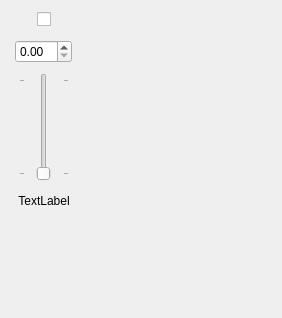
<?xml version="1.0" encoding="UTF-8"?>
<ui version="4.0">
 <class>Form</class>
 <widget class="QWidget" name="Form">
  <property name="geometry">
   <rect>
    <x>0</x>
    <y>0</y>
    <width>282</width>
    <height>318</height>
   </rect>
  </property>
  <property name="windowTitle">
   <string>Form</string>
  </property>
  <widget class="QWidget" name="layoutWidget">
   <property name="geometry">
    <rect>
     <x>0</x>
     <y>0</y>
     <width>88</width>
     <height>221</height>
    </rect>
   </property>
   <layout class="QVBoxLayout" name="verticalLayout">
    <property name="spacing">
     <number>0</number>
    </property>
    <property name="sizeConstraint">
     <enum>QLayout::SetDefaultConstraint</enum>
    </property>
    <item>
     <spacer name="verticalSpacer_3">
      <property name="orientation">
       <enum>Qt::Vertical</enum>
      </property>
      <property name="sizeType">
       <enum>QSizePolicy::Maximum</enum>
      </property>
      <property name="sizeHint" stdset="0">
       <size>
        <width>20</width>
        <height>10</height>
       </size>
      </property>
     </spacer>
    </item>
    <item>
     <layout class="QHBoxLayout" name="horizontalLayout_3">
      <item>
       <spacer name="horizontalSpacer_5">
        <property name="orientation">
         <enum>Qt::Horizontal</enum>
        </property>
        <property name="sizeHint" stdset="0">
         <size>
          <width>40</width>
          <height>20</height>
         </size>
        </property>
       </spacer>
      </item>
      <item>
       <widget class="QCheckBox" name="checkBox">
        <property name="text">
         <string/>
        </property>
       </widget>
      </item>
      <item>
       <spacer name="horizontalSpacer_6">
        <property name="orientation">
         <enum>Qt::Horizontal</enum>
        </property>
        <property name="sizeHint" stdset="0">
         <size>
          <width>40</width>
          <height>20</height>
         </size>
        </property>
       </spacer>
      </item>
     </layout>
    </item>
    <item>
     <spacer name="verticalSpacer_2">
      <property name="orientation">
       <enum>Qt::Vertical</enum>
      </property>
      <property name="sizeType">
       <enum>QSizePolicy::Maximum</enum>
      </property>
      <property name="sizeHint" stdset="0">
       <size>
        <width>20</width>
        <height>10</height>
       </size>
      </property>
     </spacer>
    </item>
    <item>
     <layout class="QHBoxLayout" name="horizontalLayout_2">
      <item>
       <spacer name="horizontalSpacer_3">
        <property name="orientation">
         <enum>Qt::Horizontal</enum>
        </property>
        <property name="sizeHint" stdset="0">
         <size>
          <width>40</width>
          <height>20</height>
         </size>
        </property>
       </spacer>
      </item>
      <item>
       <widget class="QDoubleSpinBox" name="doubleSpinBox"/>
      </item>
      <item>
       <spacer name="horizontalSpacer_4">
        <property name="orientation">
         <enum>Qt::Horizontal</enum>
        </property>
        <property name="sizeHint" stdset="0">
         <size>
          <width>40</width>
          <height>20</height>
         </size>
        </property>
       </spacer>
      </item>
     </layout>
    </item>
    <item>
     <spacer name="verticalSpacer">
      <property name="orientation">
       <enum>Qt::Vertical</enum>
      </property>
      <property name="sizeType">
       <enum>QSizePolicy::Maximum</enum>
      </property>
      <property name="sizeHint" stdset="0">
       <size>
        <width>20</width>
        <height>10</height>
       </size>
      </property>
     </spacer>
    </item>
    <item>
     <layout class="QHBoxLayout" name="horizontalLayout">
      <item>
       <spacer name="horizontalSpacer">
        <property name="orientation">
         <enum>Qt::Horizontal</enum>
        </property>
        <property name="sizeHint" stdset="0">
         <size>
          <width>5</width>
          <height>20</height>
         </size>
        </property>
       </spacer>
      </item>
      <item>
       <widget class="QSlider" name="verticalSlider">
        <property name="sizePolicy">
         <sizepolicy hsizetype="Fixed" vsizetype="MinimumExpanding">
          <horstretch>0</horstretch>
          <verstretch>0</verstretch>
         </sizepolicy>
        </property>
        <property name="minimumSize">
         <size>
          <width>50</width>
          <height>0</height>
         </size>
        </property>
        <property name="orientation">
         <enum>Qt::Vertical</enum>
        </property>
        <property name="tickPosition">
         <enum>QSlider::TicksBothSides</enum>
        </property>
        <property name="tickInterval">
         <number>100</number>
        </property>
       </widget>
      </item>
      <item>
       <spacer name="horizontalSpacer_2">
        <property name="orientation">
         <enum>Qt::Horizontal</enum>
        </property>
        <property name="sizeHint" stdset="0">
         <size>
          <width>5</width>
          <height>20</height>
         </size>
        </property>
       </spacer>
      </item>
     </layout>
    </item>
    <item>
     <spacer name="verticalSpacer_4">
      <property name="orientation">
       <enum>Qt::Vertical</enum>
      </property>
      <property name="sizeType">
       <enum>QSizePolicy::Maximum</enum>
      </property>
      <property name="sizeHint" stdset="0">
       <size>
        <width>20</width>
        <height>10</height>
       </size>
      </property>
     </spacer>
    </item>
    <item>
     <layout class="QHBoxLayout" name="horizontalLayout_4">
      <item>
       <spacer name="horizontalSpacer_7">
        <property name="orientation">
         <enum>Qt::Horizontal</enum>
        </property>
        <property name="sizeHint" stdset="0">
         <size>
          <width>40</width>
          <height>20</height>
         </size>
        </property>
       </spacer>
      </item>
      <item>
       <widget class="QLabel" name="label">
        <property name="sizePolicy">
         <sizepolicy hsizetype="Preferred" vsizetype="Fixed">
          <horstretch>0</horstretch>
          <verstretch>0</verstretch>
         </sizepolicy>
        </property>
        <property name="text">
         <string>TextLabel</string>
        </property>
        <property name="alignment">
         <set>Qt::AlignCenter</set>
        </property>
       </widget>
      </item>
      <item>
       <spacer name="horizontalSpacer_8">
        <property name="orientation">
         <enum>Qt::Horizontal</enum>
        </property>
        <property name="sizeHint" stdset="0">
         <size>
          <width>40</width>
          <height>20</height>
         </size>
        </property>
       </spacer>
      </item>
     </layout>
    </item>
    <item>
     <spacer name="verticalSpacer_5">
      <property name="orientation">
       <enum>Qt::Vertical</enum>
      </property>
      <property name="sizeType">
       <enum>QSizePolicy::Maximum</enum>
      </property>
      <property name="sizeHint" stdset="0">
       <size>
        <width>20</width>
        <height>10</height>
       </size>
      </property>
     </spacer>
    </item>
   </layout>
  </widget>
 </widget>
 <resources/>
 <connections/>
</ui>
